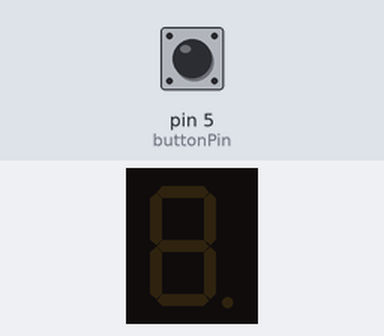
Simulated run of this sketch. Board: Arduino Uno, built with avr-gcc and run on an emulated ATmega328P. Shown: 1-digit seven-segment display. Wiring (inferred from the names in the program): 1-digit 7-segment display, segments lit when HIGH: segments pin 2, pin 3, pin 4, pin 7, pin 8, pin 12, pin 13. The inputs (shaded band) are chosen by the test bench; at power-on: pin 5 (buttonPin) HIGH. The segment pins are drawn as the display they are named for.

Above: at 1.2 s.
1.3 s: pin 5 (buttonPin) pulled LOW for 0.15 s
At 1.7 s:
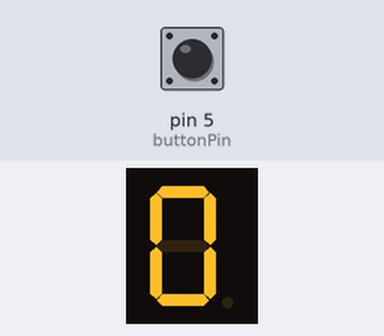
4.3 s: pin 5 (buttonPin) pulled LOW for 1 s
At 5.4 s:
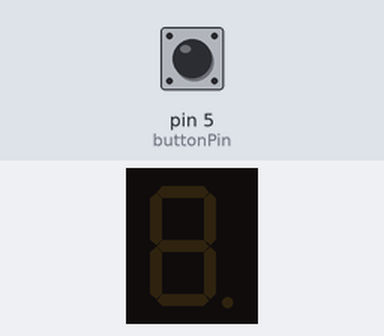
6.8 s: pin 5 (buttonPin) pulled LOW for 0.15 s
At 7.2 s:
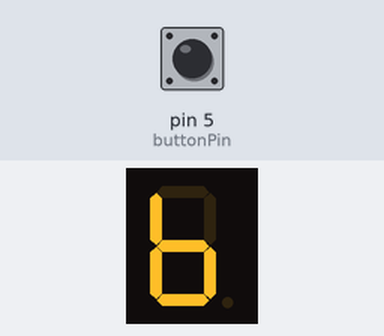
9.8 s: pin 5 (buttonPin) pulled LOW for 3.2 s
At 10.7 s:
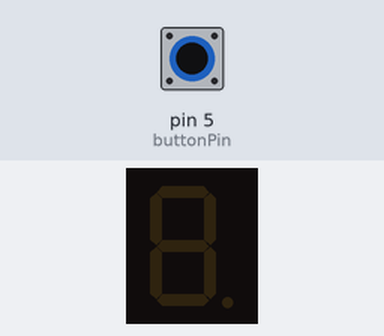
Timing chart, 0 to 12.8 s (numbered marks = the images above; inputs shaded):
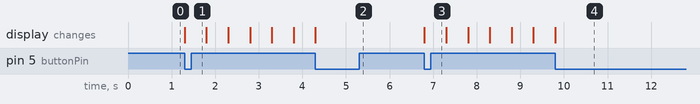

The sketch:

seven2.ino
```cpp
/*************************************************************************************
**                                                                                  **
**             Aquest programa fa un test del display seven segment                 **
**             primer engega i apaga cadascun dels segments i despres               **
**             presenta els numeros del 0 al 9.                                     **
**                                                                                  **
*************************************************************************************/

//******  Includes  ******************************************************************


//******  Variables  *****************************************************************

// Cal utilitzar aquests dos parametres si es catode comu
const char ledOn = HIGH;
const char ledOff = LOW;
// Cal utilitzar aquests dos paramtre si es anode comu
//const char ledOn = LOW;
//const char ledOff = HIGH;

// Assignacio de segments a ports de sortida
const int seg_a = 2;
const int seg_b = 3;
const int seg_c = 4;
const int seg_d = 7;
const int seg_e = 8;
const int seg_f = 12;
const int seg_g = 13;

// Assigno el polsador al port entrada D5
const int buttonPin = 5;

const char segmentPins[7] = { seg_a,seg_b,seg_c,seg_d,seg_e,seg_f,seg_g};

const byte numLeds[10] = {
  //DP GFEDCBA  Ordre dels segments
  B00111111,  // Representa el 0
  B00000110,  // Representa el 1
  B01011011,  // Representa el 2
  B01001111,  // Representa el 3
  B01100110,  // Representa el 4
  B01101101,  // Representa el 5
  B01111100,  // Representa el 6
  B00000111,  // Representa el 7
  B01111111,  // Representa el 8
  B01100111,  // Representa el 9
};

//******  Includes  ******************************************************************
void setup() {
  // Configura el pin del polsador com entrada
  pinMode(buttonPin, INPUT);
  // Configura els pins com a sortides
  for(int i = 0; i < 7; i++)
    {
      pinMode( segmentPins[i], OUTPUT);
    }

}


//******  Loop  **********************************************************************
void loop() {

  boolean isBitSet;          // Assigna 1 o 0 a cada segment del seven segment
  boolean onOff = false;     // Conte l'estat actual pot estar funcionant o parat
  boolean lastState;         // Darrer estat del pulsador, true vol dir darrer estat pitjat


  if (digitalRead(buttonPin) == LOW) {
    onOff = true;
    lastState = true;
  }
  while (onOff == true) {
    // representa els numeros del 0 al 9
    for(int numero = 0; numero < 10; numero++)
    {
      while (onOff == false) {
        if (digitalRead(buttonPin) == HIGH) lastState = false;
        if ((digitalRead(buttonPin) == LOW) and (lastState == false)) {
          onOff = true;
          lastState = true;
        }
      }
      for(int segment = 0; segment < 7; segment++)
      {
        isBitSet = bitRead(numLeds[numero], segment);
        if (ledOn == LOW) isBitSet = ! isBitSet; // Cas anode comu, inverteix sortida
        digitalWrite( segmentPins[segment], isBitSet);
      }

    delay(500);
    if ((digitalRead(buttonPin) == HIGH) and ( lastState == true )) lastState = false;
    if ((digitalRead(buttonPin) == LOW) and (lastState == false)) {
      onOff = false;
      lastState = true;
    }

    shutDown();

    }
  }
}
  //Aquesta funcio apaga tots elssegments
  void shutDown()
  {
    for(int i = 0; i < 7; i++)
    {
      digitalWrite( segmentPins[i], ledOff);
    }

  }
```

Measured:
- after the input at 1.3 s, the display: changes at once (image 1)
- after the input at 6.8 s, the display: changes at once (image 3)
